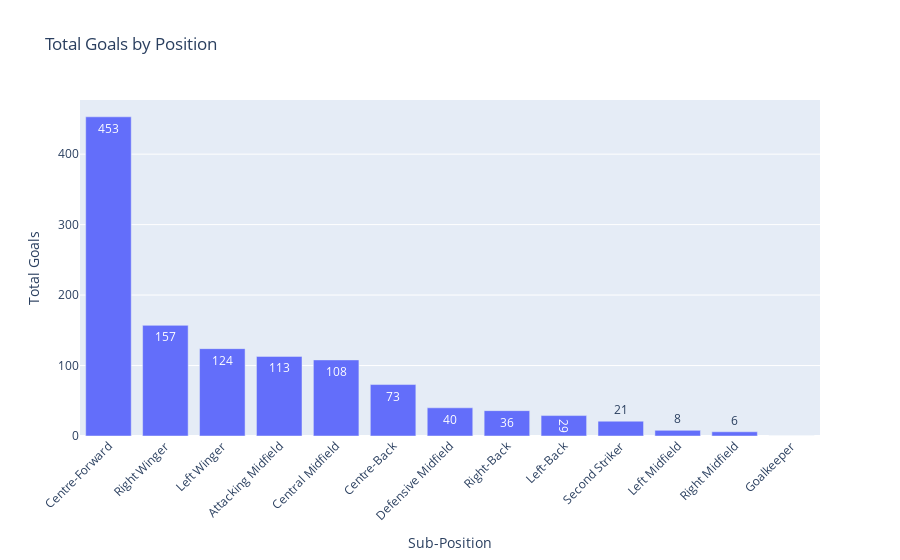

Source (notebook cell):
### Markdown cell above
Which player positions score the most goals?

### Code cell
goals_by_position = (players_info.groupby('sub_position')['goals'].sum().sort_values(ascending=False).reset_index())


# Create a bar chart using Plotly
fig = px.bar(goals_by_position, 
             x='sub_position', 
             y='goals', 
             title='Total Goals by Position',
             labels={'sub_position': 'Sub-Position', 'goals': 'Total Goals'},
             text_auto=True)

fig.update_layout(xaxis_title="Sub-Position", 
                  yaxis_title="Total Goals", 
                  xaxis_tickangle=-45)

fig.show()

### Figure 1 — Plotly figure (JSON) as saved in the notebook; plotly's stock layout.template omitted (floating-point values rounded to 4 significant figures)
{"data": [{"alignmentgroup": "True", "hovertemplate": "Sub-Position=%{x}<br>Total Goals=%{y}<extra></extra>", "legendgroup": "", "marker": {"color": "#636efa", "pattern": {"shape": ""}}, "name": "", "offsetgroup": "", "orientation": "v", "showlegend": false, "textposition": "auto", "texttemplate": "%{y}", "type": "bar", "x": ["Centre-Forward", "Right Winger", "Left Winger", "Attacking Midfield", "Central Midfield", "Centre-Back", "Defensive Midfield", "Right-Back", "Left-Back", "Second Striker", "Left Midfield", "Right Midfield", "Goalkeeper"], "xaxis": "x", "y": [453, 157, 124, 113, 108, 73, 40, 36, 29, 21, 8, 6, 0], "yaxis": "y"}], "layout": {"barmode": "relative", "legend": {"tracegroupgap": 0}, "title": {"text": "Total Goals by Position"}, "xaxis": {"anchor": "y", "domain": [0, 1], "tickangle": -45, "title": {"text": "Sub-Position"}}, "yaxis": {"anchor": "x", "domain": [0, 1], "title": {"text": "Total Goals"}}}}
